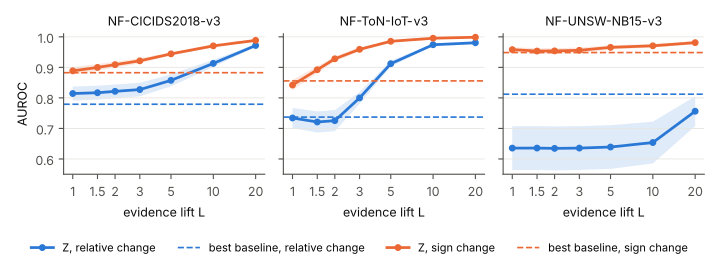

Write Python code to recreate this figure.
"""Figure: E3 evidence-quality sweep (mean AUROC ± 1 s.e. over 20 runs) per dataset; dashed = best label-blind baseline."""
import os as _os, sys as _sys
ROOT = _os.environ.get("ZXAI_ROOT", _os.path.dirname(_os.path.dirname(_os.path.abspath(__file__))))
_sys.path[:0] = [ROOT + "/src", ROOT + "/experiments"]
import glob, json, sys
import numpy as np
import matplotlib; matplotlib.use("Agg"); matplotlib.rcParams["pdf.fonttype"] = 42
import matplotlib.pyplot as plt
from sklearn.metrics import roc_auc_score

EV = {"rel": 1, "sign": 2}
LEVELS = [1, 1.5, 2, 3, 5, 10, 20]
COL = {"rel": "#2a78d6", "sign": "#eb6834"}
NAME = {"rel": "relative change", "sign": "sign change"}
DS = [("NF-CICIDS2018-v3", "NF-CICIDS2018-v3"), ("NF-ToN-IoT-v3", "NF-ToN-IoT-v3"), ("NF-UNSW-NB15-v3", "NF-UNSW-NB15-v3")]
def auc(y, s):
    a = [roc_auc_score(y[:, i], s[:, i]) for i in range(y.shape[1]) if 0 < y[:, i].mean() < 1]
    return float(np.mean(a)) if a else np.nan
res = {}
for f in sorted(glob.glob(f"{ROOT}/results/e3/e3_*.npz")):
    m = json.load(open(f.replace(".npz", ".json"))); z3 = np.load(f)
    z2 = np.load(f"{ROOT}/results/e2/e2_{m['dataset']}_{m['seed']}.npz")
    phi = np.abs(z2["phi_n"]); sdf = z2["phi_n"].std(0) + 1e-12
    base = [z2["S"], z2["bootSD"], phi, z2["bootSD"] / (phi + 0.05 * sdf)]
    for e, k in EV.items():
        y = z2[f"ev_{e}"]
        res.setdefault((m["dataset"], e, "base"), []).append(np.nanmax([auc(y, s) for s in base]))
        for l in LEVELS:
            res.setdefault((m["dataset"], e, l), []).append(auc(y, z3[f"P_r0.9_L{l}"][k]))
json.dump({"|".join(map(str, k)): v for k, v in res.items()}, open(f"{ROOT}/figures/fig_e3_data.json", "w"))

plt.rcParams.update({"font.size": 9, "axes.edgecolor": "#52514e", "axes.labelcolor": "#0b0b0b",
                     "xtick.color": "#52514e", "ytick.color": "#52514e", "axes.spines.top": False, "axes.spines.right": False})
fig, axes = plt.subplots(1, 3, figsize=(7.2, 2.6), sharey=True)
for ax, (ds, title) in zip(axes, DS):
    for e in EV:
        v = [np.array(res[(ds, e, l)]) for l in LEVELS]
        mu = np.array([np.nanmean(x) for x in v]); se = np.array([np.nanstd(x) / np.sqrt(np.sum(~np.isnan(x))) for x in v])
        ax.plot(LEVELS, mu, color=COL[e], lw=2, marker="o", ms=4, label=f"Z, {NAME[e]}")
        ax.fill_between(LEVELS, mu - se, mu + se, color=COL[e], alpha=0.15, lw=0)
        b = np.nanmean(res[(ds, e, "base")])
        ax.axhline(b, color=COL[e], lw=1.2, ls="--", label=f"best baseline, {NAME[e]}")
    ax.set_xscale("log"); ax.set_xticks(LEVELS); ax.set_xticklabels(["1", "1.5", "2", "3", "5", "10", "20"])
    ax.minorticks_off(); ax.set_title(title, fontsize=9, color="#0b0b0b"); ax.set_xlabel("evidence lift L")
    ax.grid(axis="y", color="#e6e5e0", lw=0.6); ax.set_ylim(0.55, 1.01)
axes[0].set_ylabel("AUROC")
h, lab = axes[0].get_legend_handles_labels()
fig.legend(h, lab, loc="lower center", ncol=4, frameon=False, fontsize=8, bbox_to_anchor=(0.5, -0.02))
fig.tight_layout(rect=(0, 0.1, 1, 1))
fig.savefig(f"{ROOT}/figures/fig_e3.pdf"); fig.savefig(f"{ROOT}/figures/fig_e3.png", dpi=200)
print("saved")
